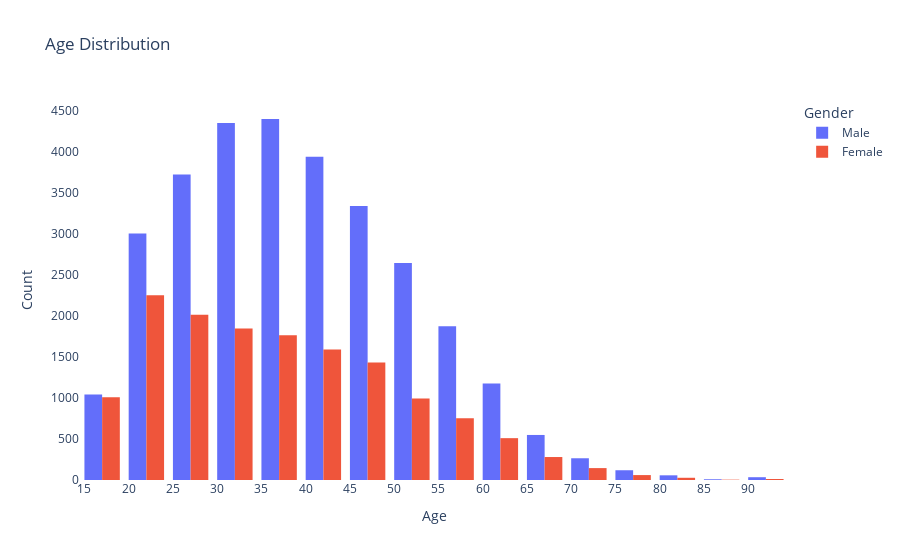

Notebook source saved alongside this figure:
### Markdown cell above
As you can see this does not look too nice and maybe we want to adapt our visualizations to gain more information from it. So let's use a visualization library to do it. We will use `plotly` in this training. Usually `matplotlib` is more used and I can recommend to learn also this library. 

Our interest is to predict if a person ears over or under 50k. With that interest in mind we will focus the data visualization on evaluating which of the variables might have an influence on the income. But before doing that let's visualize the characteristics of the included adults.

### Code cell
# Plotting the Age distribution depending on male and woman
#First we need to 
fig = px.histogram(adult_df, x = "age" ,color = "gender", nbins = 20, title = "Age Distribution")

fig.update_layout(barmode = "group",
                 xaxis=dict(title = "Age", showgrid = False, dtick = 5),
                 yaxis = dict(title = "Count"), #,showgrid = False),
                 legend = dict(title = "Gender"),
                 plot_bgcolor = "rgb (255,255,255)")

fig.show()

### Figure 1 — Plotly figure (JSON) as saved in the notebook; plotly's stock layout.template omitted (floating-point values rounded to 4 significant figures; data arrays with more than 128 entries replaced by an {"elided": "..."} marker saying what was removed)
{"data": [{"alignmentgroup": "True", "bingroup": "x", "hovertemplate": "gender=Male<br>age=%{x}<br>count=%{y}<extra></extra>", "legendgroup": "Male", "marker": {"color": "#636efa"}, "name": "Male", "nbinsx": 20, "offsetgroup": "Male", "orientation": "v", "showlegend": true, "type": "histogram", "x": {"elided": "30527 int values"}, "xaxis": "x", "yaxis": "y"}, {"alignmentgroup": "True", "bingroup": "x", "hovertemplate": "gender=Female<br>age=%{x}<br>count=%{y}<extra></extra>", "legendgroup": "Female", "marker": {"color": "#EF553B"}, "name": "Female", "nbinsx": 20, "offsetgroup": "Female", "orientation": "v", "showlegend": true, "type": "histogram", "x": {"elided": "14695 int values"}, "xaxis": "x", "yaxis": "y"}], "layout": {"autosize": true, "barmode": "group", "legend": {"title": {"text": "Gender"}, "tracegroupgap": 0}, "plot_bgcolor": "rgb (255,255,255)", "title": {"text": "Age Distribution"}, "xaxis": {"anchor": "y", "autorange": true, "domain": [0, 1], "dtick": 5, "range": [14.5, 94.5], "showgrid": false, "title": {"text": "Age"}, "type": "linear"}, "yaxis": {"anchor": "x", "autorange": true, "domain": [0, 1], "range": [0, 4632.0], "title": {"text": "Count"}}}}
